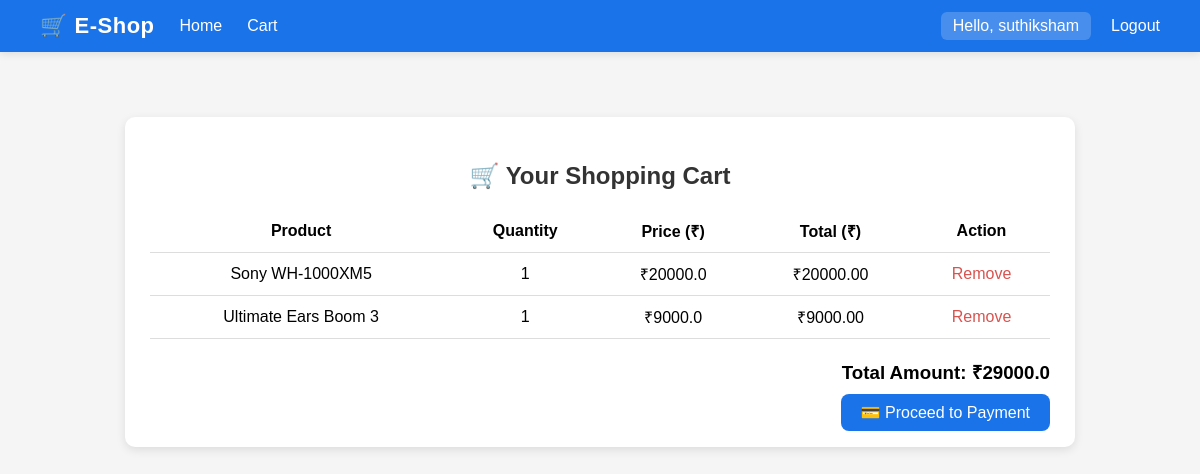
The app's page /cart/ (signed in) with its own data.
### shop/models.py (models this page shows, shortened)
class CartItem(models.Model):
    user = models.ForeignKey(User, on_delete=models.CASCADE)
    product = models.ForeignKey(Product, on_delete=models.CASCADE)
    quantity = models.PositiveIntegerField(default=1)

class Product(models.Model):
    name = models.CharField(max_length=200)
    description = models.TextField()
    price = models.FloatField()

### shop/views.py (the view)
# urls.py: path('cart/', cart, name='cart'),
def cart(request):
    items = CartItem.objects.filter(user=request.user)
    total = 0
    for item in items:
        total += item.product.price * item.quantity
    return render(request, 'cart.html', {'items': items, 'total': total})

### templates/cart.html (shortened to what this page needs)
{% extends 'base.html' %}
{% block content %}
<div class="cart-container">
    <h2>🛒 Your Shopping Cart</h2>
    {% if items %}
    <table class="cart-table">
        <thead>
            <tr>
                <th>Product</th>
                <th>Quantity</th>
                <th>Price (₹)</th>
                <th>Total (₹)</th>
                <th>Action</th>
            </tr>
        </thead>
        <tbody>
            {% for item in items %}
            <tr>
                <td>{{ item.product.name }}</td>
                <td>{{ item.quantity }}</td>
                <td>₹{{ item.product.price }}</td>
                <td>₹{{ item.product.price|floatformat:2|add:""|default:"" }}</td>
                <td>
                    <a href="{% url 'remove_from_cart' item.id %}" class="remove-btn">Remove</a>
                </td>
            </tr>
            {% endfor %}
        </tbody>
    </table>
    <div class="cart-summary">
        <h3>Total Amount: ₹{{ total }}</h3>
        <a href="{% url 'payment' %}" class="payment-btn">💳 Proceed to Payment</a>
    </div>
    {% else %}
    <p>Your cart is empty.</p>
    {% endif %}
</div>
{% endblock %}

### templates/base.html (shortened to what this page needs)
<!DOCTYPE html>
<html>
<head>
</head>
<body>
    <nav>
        <div class="nav-left">
            <div class="brand">🛒 E-Shop</div>
            <a href="{% url 'home' %}">Home</a>
            <a href="{% url 'cart' %}">Cart</a>
        </div>
        <div class="nav-right">
            {% if user.is_authenticated %}
                <span class="username">Hello, {{ user.username }}</span>
                <a href="{% url 'logout' %}">Logout</a>
            {% else %}
                <a href="{% url 'login' %}">Login</a>
                <a href="{% url 'register' %}">Register</a>
            {% endif %}
        </div>
    </nav>
    <div class="container">
        {% block content %}{% endblock %}
    </div>
</body>
</html>

### templates/base.html (style rules this page uses)
body { font-family: 'Poppins', Arial, sans-serif; margin: 0; padding: 0; background: #f5f5f5; }
nav { background: #1a73e8; color: white; padding: 12px 40px; display: flex; justify-content: space-between; align-items: center; box-shadow: 0 2px 8px rgba(0, 0, 0, 0.1); }
.nav-left { display: flex; align-items: center; gap: 25px; }
.brand { font-size: 22px; font-weight: 600; letter-spacing: 0.5px; }
.nav-left a { color: white; text-decoration: none; font-weight: 500; transition: 0.3s; }
.nav-right { display: flex; align-items: center; gap: 20px; }
.username { background-color: rgba(255, 255, 255, 0.2); padding: 5px 12px; border-radius: 6px; font-weight: 500; }
.nav-right a { color: white; text-decoration: none; font-weight: 500; transition: 0.3s; }
.container { padding: 25px; }

### templates/cart.html (style rules this page uses)
.cart-container { max-width: 900px; margin: 40px auto; background: white; padding: 25px; border-radius: 10px; box-shadow: 0 3px 10px rgba(0,0,0,0.1); }
.cart-table { width: 100%; border-collapse: collapse; margin-bottom: 20px; }
.cart-table th, .cart-table td { border-bottom: 1px solid #ddd; padding: 10px; text-align: center; font-size: 16px; }
.cart-summary { text-align: right; margin-top: 15px; }
.payment-btn { background: #1a73e8; color: white; padding: 10px 20px; border-radius: 8px; text-decoration: none; font-weight: 500; transition: 0.3s; }
.remove-btn { color: #d9534f; text-decoration: none; font-weight: 500; }
h2 { text-align: center; color: #333; margin-bottom: 20px; }

### records on screen
CartItem: product.name "Sony WH-1000XM5", quantity "1", product.price "20000.0", product.price|add "20000.00"
CartItem: product.name "Ultimate Ears Boom 3", quantity "1", product.price "9000.0", product.price|add "9000.00"

### other values on screen
{{ user.username }} "suthiksham"
{{ total }} "29000.0"
